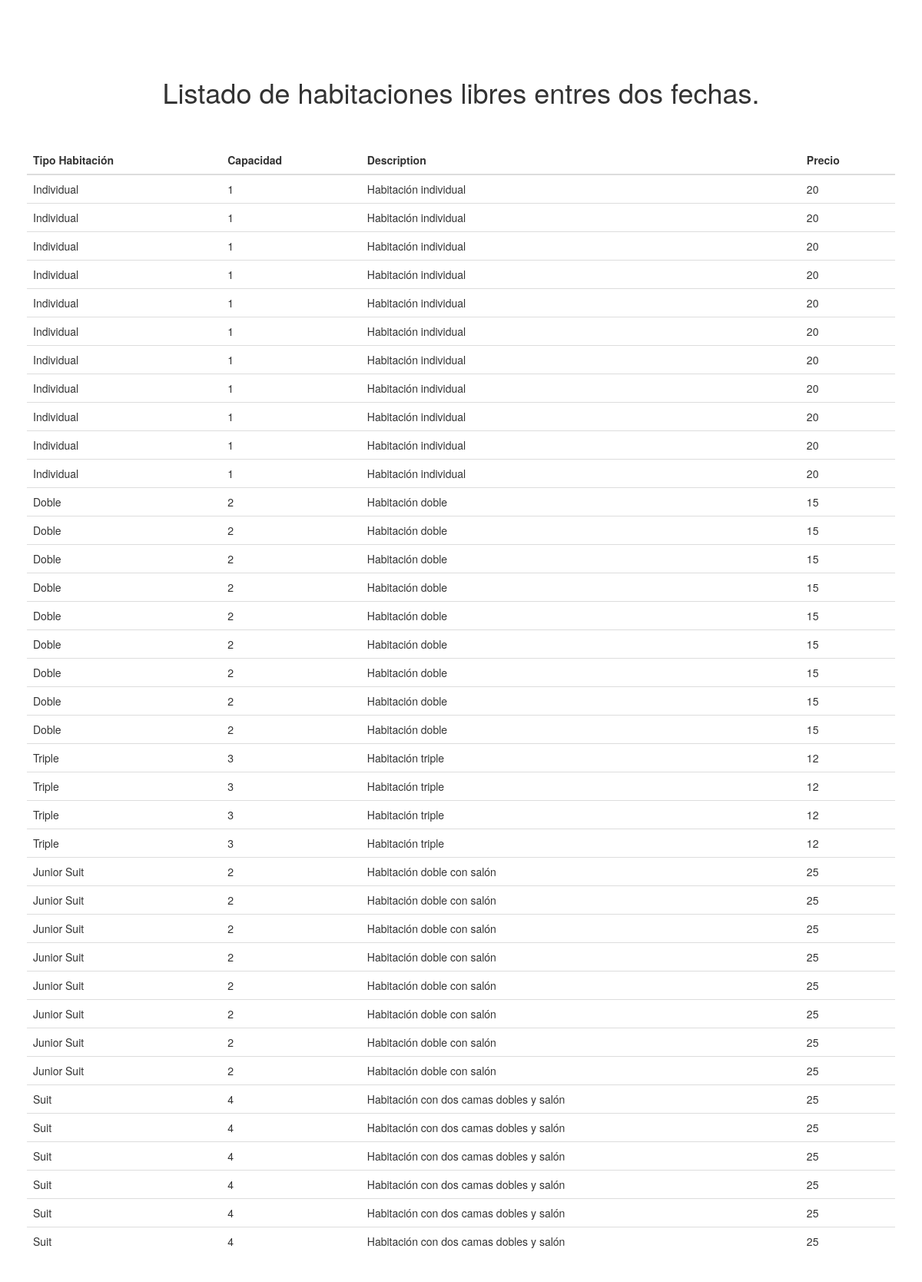
The app's page /CentralReservas/index.php/api/list_free_room with its own data.
### tables this page shows
CREATE TABLE `rooms` (
  `id` int(10) unsigned NOT NULL AUTO_INCREMENT,
  `name` varchar(30) NOT NULL,
  `description` varchar(100) NOT NULL,
  `capacity` int(10) unsigned NOT NULL,
  `free` bit(1) DEFAULT b'0',
  PRIMARY KEY (`id`)
);

### CentralReservas/application/controllers/Api.php (called while the page is built, shortened)
<?php
class Api extends CI_Controller {
	public function load_free_room($datein, $dateout){
		$data_holder = array();
		$room = array();
		$this->load->database('default');
		$this->load->model('Query');
		$query = $this->Query->get_free_rooms();
		foreach ($query->result() as $row)
		{
			$price = $this->Query->get_price($datein, $dateout, $row->name);
			$new_data = array('Name' => $row->name);
			$room = array_merge($room, $new_data);
			$new_data = array('Description' => $row->description);
			$room = array_merge($room, $new_data);
			$new_data = array('Capacity' => $row->capacity);
			$room = array_merge($room, $new_data);
			$new_data = array('Price' => $price);
			$room = array_merge($room, $new_data);
			$data_holder[] = $room;
		}
		return $data_holder;
	}
	public function list_free_room(){
		$datein = $this->input->post("datein");
		$dateout = $this->input->post("dateout");
		$data['title'] = "TITULO";
		$data['Rooms'] = $this->load_free_room($datein, $dateout);
		$this->load->view('list_free', $data);
	}
}

### CentralReservas/index.php (called while the page is built, shortened)
<?php
require_once BASEPATH.'core/CodeIgniter.php';

### CentralReservas/application/models/Query.php (called while the page is built, shortened)
<?php
	class Query extends CI_Model
	{
		public function get_free_rooms(){
			$query = $this->db->query("SELECT * FROM rooms WHERE free IS NULL;");
			return $query;
		}
	}
 ?>

### CentralReservas/application/views/list_free.php (the view, shortened to what this page needs)
<!DOCTYPE html>
<head>
	<link rel="stylesheet" href="https://maxcdn.bootstrapcdn.com/bootstrap/3.3.7/css/bootstrap.min.css" media="screen" title="no title">
</head>
<body>
	<div style="margin-top: 100px; margin-left: 50px; margin-right: 50px;" align="center" id="container">
		<h1>Listado de habitaciones libres entres dos fechas.</h1>
		<br>
		<br>
		<form action="calculate_price_room" role="form" class="form-horizontal" method="POST">
			<div class="form-group">
				<div class="table-responsive">
  				<table class="table">
    			<thead>
			      <tr>
			        <th>Tipo Habitación</th>
			        <th>Capacidad</th>
			        <th>Description</th>
			        <th>Precio</th>
			      </tr>
			    </thead>
			    <tbody>
				<?php
				foreach($Rooms as $room) {
					echo ("<tr>");
					echo ("<td>".$room['Name']."</td>");
					echo ("<td>".$room['Capacity']."</td>");
					echo ("<td>".$room['Description']."</td>");
					echo ("<td>".$room['Price']."</td>");
					echo ("</tr>");
				}
				?>
				</tbody>
			</div>
		</form>
	</div>
	</body>
</html>

### records on screen
rooms: name "Individual", capacity "1", description "Habitación individual", id "20"

### other values on screen
$room['Name'] "Doble"
$room['Capacity'] "2"
$room['Description'] "Habitación doble"
$room['Price'] "15"
$room['Name'] "Triple"
$room['Capacity'] "3"
$room['Description'] "Habitación triple"
$room['Price'] "12"
$room['Name'] "Junior Suit"
$room['Description'] "Habitación doble con salón"
$room['Price'] "25"
$room['Name'] "Suit"
$room['Capacity'] "4"
$room['Description'] "Habitación con dos camas dobles y salón"
